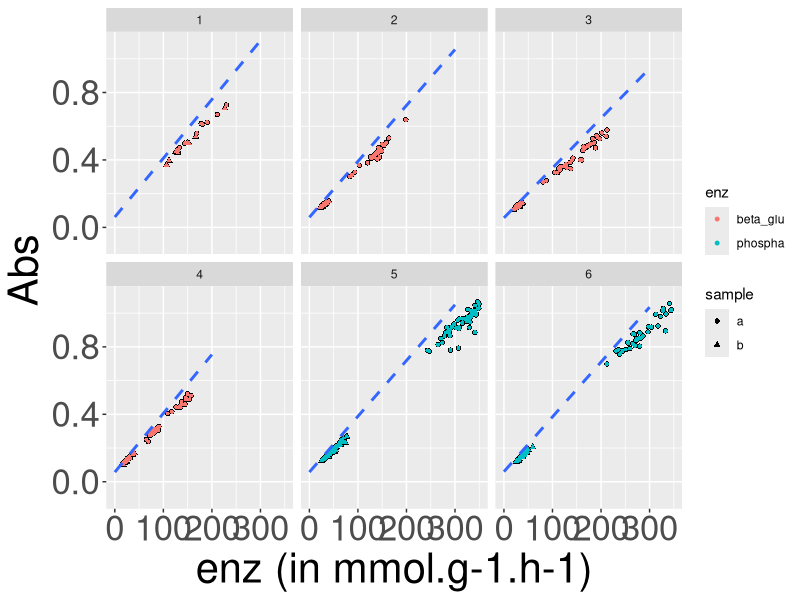
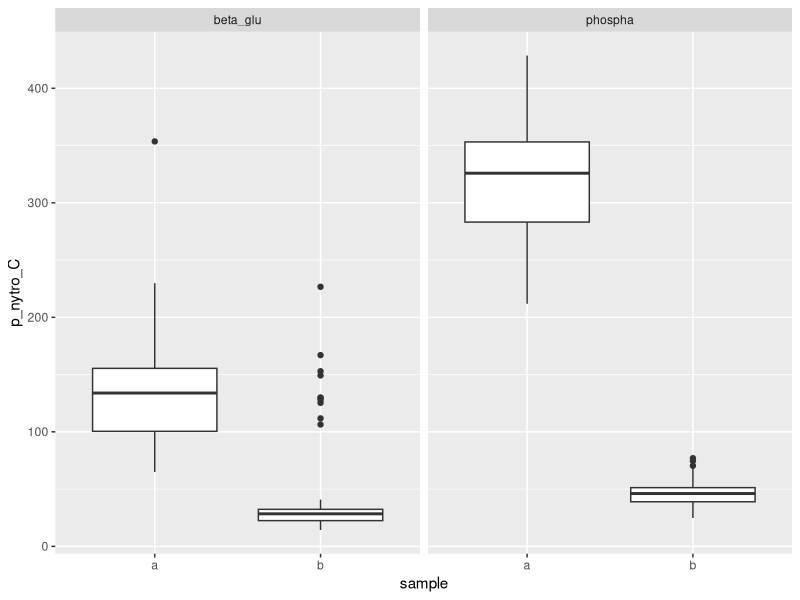

Here is the R script that generated these plots, in order: (Note: this script raises an error after producing the figures.)
library(ggplot2)
library(readxl)
library(writexl)

#### load and shape data ####
setwd("~/Fac/Cesure2/Plant_species_coexistence/functions_and_coex/data")

enz_act <- read.delim2("enzimatic_activity.txt", header= TRUE, dec = ".",sep=" ")


str(enz_act)


#calculate the dry weight ratio(dry mass/fresh mass), fresh mass was weighted
#precisely around 5g +-0.005g
enz_act$dry_weight_ratio = enz_act$dry_weight/rep(5,nrow(enz_act))

#### find the calibrations regressions ####

### only calibration data
lm_cali = data.frame()
data_cali = subset(enz_act, sample == "cali")
str(data_cali)
for (n_cali in 1:6){
  temp = subset(data_cali, cali_group == n_cali)
  coefs = as.data.frame(lm(Abs~p_nytro_C, data = temp)$coefficients)
  lm_cali = rbind(lm_cali,data.frame(intercept= coefs[1,], slope = coefs[2,],
                                     cali_group = n_cali))
} 
str(lm_cali)

### calculation of the concentrations given linear models of calibrations
data_enz = subset(enz_act, sample != "cali")

for (n_abs in 1:nrow(data_enz)){
  n_cali = enz_act$cali_group[n_abs]
  data_enz$p_nytro_C[n_abs] = ((data_enz$Abs[n_abs] - lm_cali[n_cali,1]) /
                                 (lm_cali[n_cali,2] * data_enz$dry_weight_ratio[n_abs]))
  
  
}
tail(data_enz)
ggplot() +
  geom_point(data = data_enz,
             aes(p_nytro_C, Abs,col=enz,shape=sample),
             cex = 1.5,color = "black")+
  geom_point(data = data_enz,aes(p_nytro_C, Abs,col=enz,shape=sample),cex = 1)+
  facet_wrap(~cali_group)+
  geom_smooth(data =subset(enz_act, sample == "cali"),
              aes(p_nytro_C,Abs ),method = lm,se = F,linetype=2, size=1)+
  scale_y_continuous(limits=c(-0.1,1.1))+
  scale_x_continuous(limits=c(-0.1,350))+
  xlab("enz (in mmol.g-1.h-1)")+
  theme(axis.text.x = element_text( size=25),
        axis.text.y = element_text( size=25),
        axis.title=element_text(size=30))
ggplot()  +
  geom_boxplot(data = data_enz,aes(sample, p_nytro_C))+
  facet_wrap(~enz)
ggplot()+
  facet_wrap(~enz)+
  geom_boxplot(data = data_enz,aes(date_time, p_nytro_C))
head(data_enz)

### sample A - sample B 
nytro_release = (subset(data_enz,sample == "a")$p_nytro_C -
                subset(data_enz,sample == "b")$p_nytro_C) * 1/139
data_enz$nytro_release = nytro_release
enz_act = cbind(nytro_release, subset(data_enz,sample == "b",
                                select = c(enz, nitrogen, plot,comments,date_time)))

str(enz_act)
str(data_enz)
enz_act$nytro_release = NA
data_enz = rbind(data_enz, subset(enz_act, enz_act$sample == "cali"))

write.table(data_enz, "enzimatic_activity.txt", dec = ".", col.names = TRUE)
